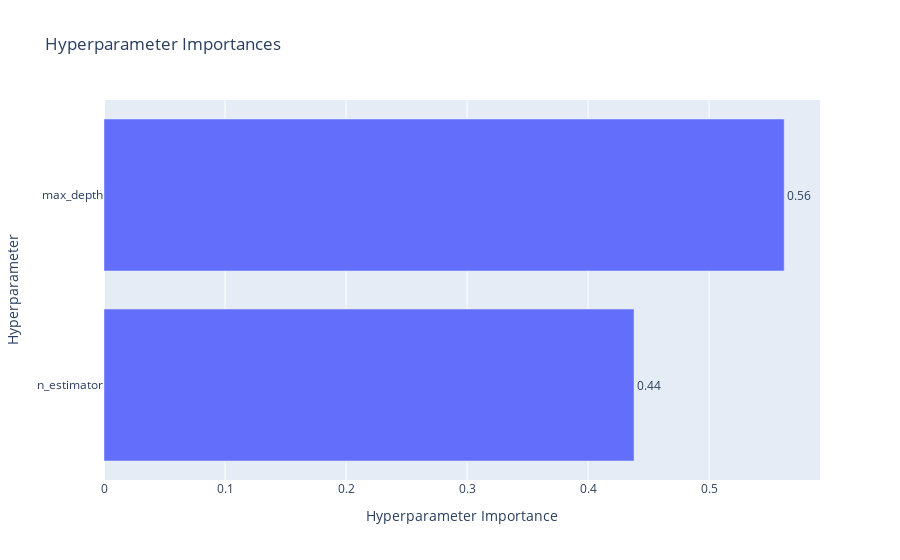

This figure's notebook cell:
### Code cell
# hypereparameter importance 
plot_param_importances(study).show()
# this will show which hypereparameter is importance for objective function

### Figure 1 — Plotly figure (JSON) as saved in the notebook; plotly's stock layout.template omitted (floating-point values rounded to 4 significant figures)
{"data": [{"cliponaxis": false, "hovertemplate": ["n_estimator (IntDistribution): 0.43795451075033215<extra></extra>", "max_depth (IntDistribution): 0.5620454892496678<extra></extra>"], "name": "Objective Value", "orientation": "h", "text": ["0.44", "0.56"], "textposition": "outside", "type": "bar", "x": [0.438, 0.562], "y": ["n_estimator", "max_depth"]}], "layout": {"title": {"text": "Hyperparameter Importances"}, "xaxis": {"title": {"text": "Hyperparameter Importance"}}, "yaxis": {"title": {"text": "Hyperparameter"}}}}
